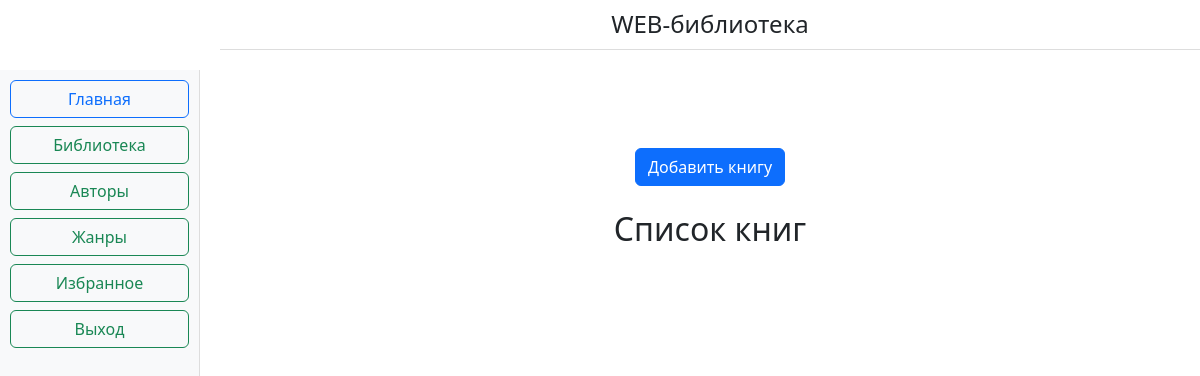
Before: /book/library (signed in) with the older database file.
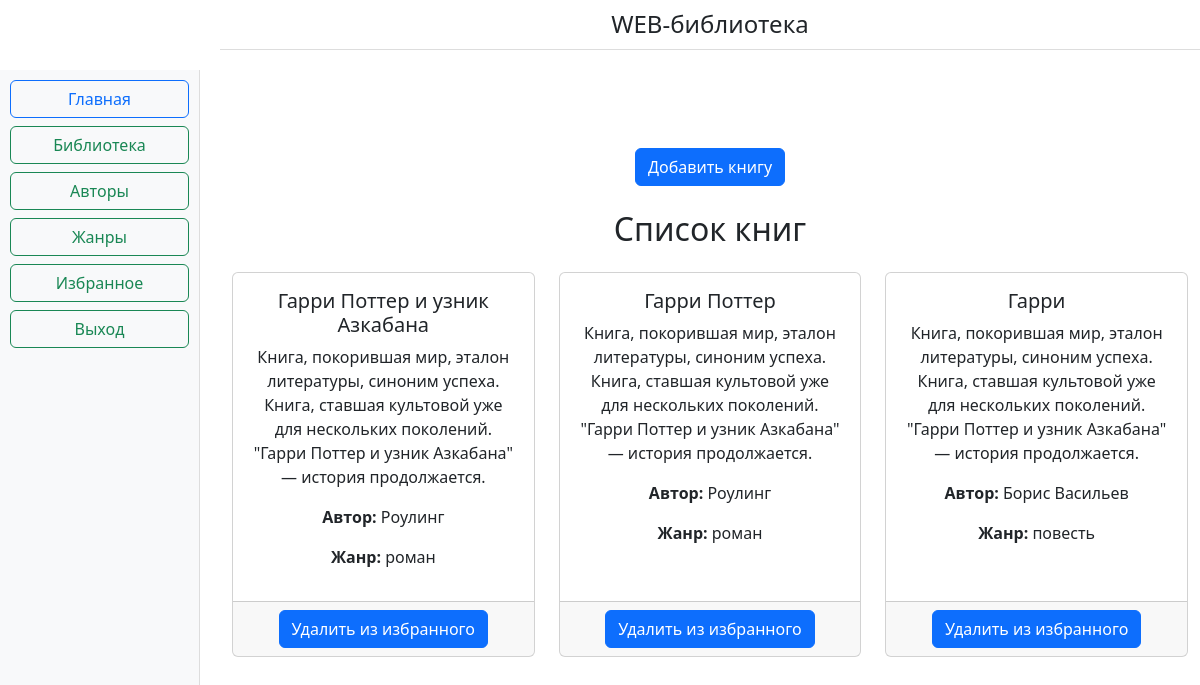
After: the same page with the newer database file.
### app/models/book.py (models this page shows)
class Book(Base):  # модель Book, наследованная от ранее написанного Base
    __tablename__ = 'books'
    __table_args__ = {'extend_existing': True}
    id = Column(Integer, primary_key=True, index=True)
    title = Column(String)
    description = Column(String)
    author = Column(String)
    genre = Column(String)
    user_books = relationship('UserBook',  back_populates='book')
    users = relationship('User', secondary='user_book', back_populates='books')

### app/routers/book.py (the view)
@router.get('/library')
async def all_books(request: Request, db: Annotated[Session, Depends(get_db)], user: User = Depends(get_current_user)):
    books = db.query(Book).all()
    return templates.TemplateResponse('books.html', {'request': request, 'books': books, 'user': user})

### app/templates/books.html (shortened to what this page needs)
{% extends 'base.html' %}
{% block header %}
    {{ super() }}
{% endblock %}
{% block navigation %}
    {{ super() }}
{% endblock %}
{% block content %}
<div class="container mt-5">
    <div class="text-center mb-4">
        <a href="/book/create" class="btn btn-primary">Добавить книгу</a>
    </div>
    <h2 class="text-center mb-4">Список книг</h2>
    <div class="row">
        {% for book in books %}
            <div class="col-md-4 mb-4">
                <div class="card h-100">
                    <div class="card-body">
                        <h5 class="card-title">{{ book.title }}</h5>
                        <p class="card-text">{{ book.description }}</p>
                        <p><strong>Автор:</strong> {{ book.author }}</p>
                        <p><strong>Жанр:</strong> {{ book.genre }}</p>
                    </div>
                    <div class="card-footer text-center">
                        <a href="/book/add/{{ book.id }}" class="btn btn-primary">
                            {{ 'Удалить из избранного' if book in user.books else 'Добавить в избранного' }}
                        </a>
                    </div>
                </div>
            </div>
        {% endfor %}
    </div>
</div>
{% endblock %}

### app/templates/base.html (shortened to what this page needs)
<!DOCTYPE html>
<html lang="en">
<head>
    <link href="https://cdn.jsdelivr.net/npm/bootstrap@5.3.2/dist/css/bootstrap.min.css" rel="stylesheet">
</head>
<body>
    <header class="text-center">
        {% block header %}
        <h1>WEB-библиотека</h1>
        {% endblock %}
    </header>
    <nav>
        {% block navigation %}
        <a href="/" class="btn btn-outline-primary w-100 mb-2">Главная</a>
        {% if request.session.user_id %}
        <a href="/book/library" class="btn btn-outline-success w-100 mb-2">Библиотека</a>
        <a href="/book/author" class="btn btn-outline-success w-100 mb-2">Авторы</a>
        <a href="/book/genre" class="btn btn-outline-success w-100 mb-2">Жанры</a>
        <a href="/book/favorites" class="btn btn-outline-success w-100 mb-2">Избранное</a>
        <a href="/user/logout" class="btn btn-outline-success w-100 mb-2">Выход</a>
        {% else %}
        <a href="/user/register" class="btn btn-outline-success w-100 mb-2">Регистрация</a>
        <a href="/user/login" class="btn btn-outline-success w-100 mb-2">Авторизация</a>
        {% endif %}
        {% endblock %}
    </nav>
    <div class="content-wrapper">
        <main class="text-center">
            {% block content %}
            {% endblock %}
        </main>
    </div>
</body>
</html>

### app/templates/base.html (style rules this page uses)
nav { position: fixed; top: 70px; left: 0; width: 200px; height: 100%; background-color: #f8f9fa; padding: 10px; border-right: 1px solid #ddd; }
.content-wrapper { margin-left: 220px; }
header { position: fixed; width: calc(100% - 220px); left: 220px; top: 0; z-index: 1000; background-color: white; padding: 10px 0; border-bottom: 1px solid #ddd; }
header h1 { margin: 0; font-size: 24px; }
main { padding-top: 100px; }

Changed rows visible on the page:
added Book: title "Гарри Поттер и узник Азкабана", description "Книга, покорившая мир, эталон литературы, синоним успеха. Книга, ставшая культовой уже для нескольких поколений. \"Гарри Поттер и узник Азкабана\" — история продолжается.", author "Роулинг", genre "роман", books "Удалить из избранного"
added Book: title "Гарри Поттер", description "Книга, покорившая мир, эталон литературы, синоним успеха. Книга, ставшая культовой уже для нескольких поколений. \"Гарри Поттер и узник Азкабана\" — история продолжается.", author "Роулинг", genre "роман", books "Удалить из избранного"
added Book: title "Гарри", description "Книга, покорившая мир, эталон литературы, синоним успеха. Книга, ставшая культовой уже для нескольких поколений. \"Гарри Поттер и узник Азкабана\" — история продолжается.", author "Борис Васильев", genre "повесть", books "Удалить из избранного"
